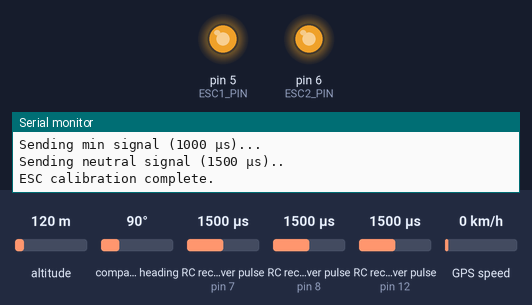
The sketch below on a simulated Arduino Uno, built with avr-gcc and run on an emulated ATmega328P. On the bench: output pins drawn as LEDs (lit = HIGH), the last lines printed to the serial monitor. Wiring (inferred from the names in the program): 3 × RC receiver channel: data pin 7 / data pin 8 / data pin 12; HMC5883L compass at I2C address 0x1E. The test bench sets the inputs (shaded band); at power-on: RC receiver pulse (sensors on pin 12, pin 7, pin 8) 1500 µs, compass heading 90°, altitude 120 m, GPS speed 0 km/h. The GPS gets a fix after 3 s at 37.7749, -122.4194 with 8 satellites.

Above: at 7.2 s.
7.3 s: RC receiver pulse (sensor on pin 12) set to 1954 µs
8.8 s: RC receiver pulse (sensor on pin 12) set to 1987 µs
At 9.7 s:
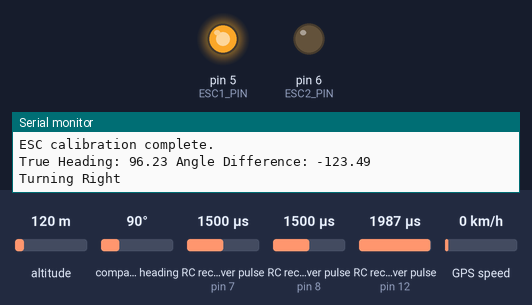
11.8 s: RC receiver pulse (sensor on pin 12) set to 1020 µs
At 13.4 s:
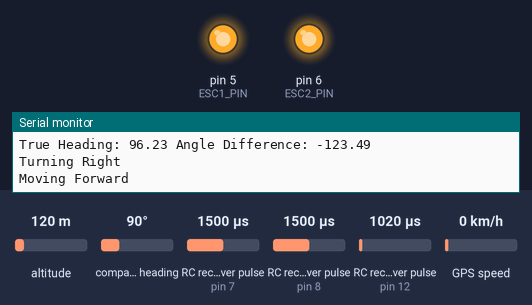
13.8 s: RC receiver pulse (sensor on pin 12) set to 1980 µs
At 14.7 s:
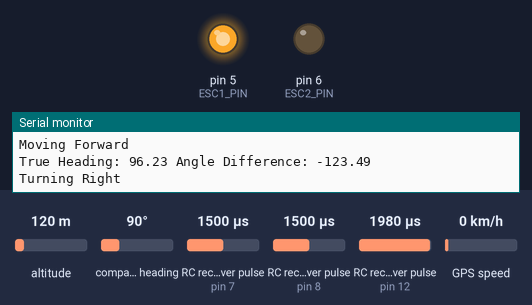
16.8 s: compass heading set to 180°
At 18.1 s:
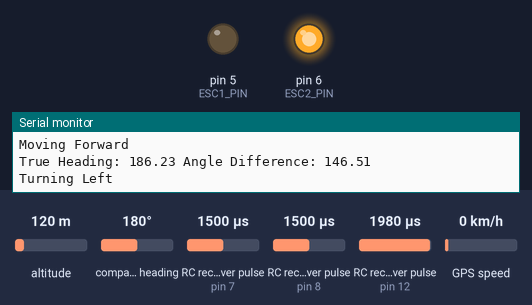
19.8 s: compass heading set to 7°
At 21.2 s:
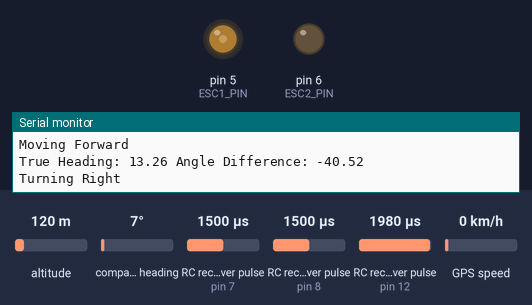
Timing chart, 0 to 23.8 s (numbered marks = the images above; inputs shaded):
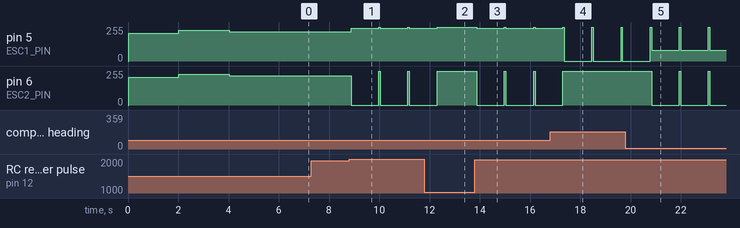

The sketch:

slv_v1.ino
```cpp
#include <Arduino.h>
#include <Wire.h>
#include <TinyGPSPlus.h>
#include <SoftwareSerial.h>
#include <math.h>

#define ch8 12
#define ch2 7
#define ch4 8
int initialFreq = 990, FinalFreq = 1980, Middlepoint = 1490;
unsigned long Switch, Movement, rotation;

#define HMC5883L_ADDR 0x1E
#define HMC5883L_REG_DATA 0x03
// Pin definitions
#define ESC1_PIN 5
#define ESC2_PIN 6

// ESC calibration timing
unsigned long calibrationTime = 2000; // Time to send max signal, in milliseconds
unsigned long minSignalTime = 2000;   // Time to send min signal, in milliseconds
unsigned long maxSignalTime = 2000;   // Time to send max signal, in milliseconds

// PWM signal range (typically between 1000 to 2000 microseconds)
int minPWM = 1000;
int maxPWM = 2000;
int neutralPWM = 1500; // Neutral signal (idle position for most ESCs)
SoftwareSerial serial_connection(2, 3);
TinyGPSPlus gps;
double lat1, lng1, lat2, lng2, magneticDeclination, trueBearing, distance;
int speed, initSpeed = 0, finalSpeed = 255;
double Target[2] = {21.4962951, 83.8977747};
double Current[2] = {0.0, 0.0};
double Kp = 2.0;

#define EARTH_RADIUS 6371.0

// Convert degrees to radians
double toRadians(double degree)
{
  return degree * (M_PI / 180.0);
}

void Calibration()
{
  Serial.println("Starting ESC calibration...");

  // Send max signal to ESCs (2000 microseconds)
  Serial.println("Sending max signal (2000 µs)...");
  analogWrite(ESC1_PIN, map(maxPWM, 0, 255, 0, 255));
  analogWrite(ESC2_PIN, map(maxPWM, 0, 255, 0, 255));
  delay(calibrationTime); // Hold max signal for calibration time

  // Send min signal to ESCs (1000 microseconds)
  Serial.println("Sending min signal (1000 µs)...");
  analogWrite(ESC1_PIN, map(minPWM, 0, 255, 0, 255));
  analogWrite(ESC2_PIN, map(minPWM, 0, 255, 0, 255));
  delay(minSignalTime); // Hold min signal for calibration time

  // Send neutral signal to ESCs (1500 microseconds)
  Serial.println("Sending neutral signal (1500 µs)..");
  analogWrite(ESC1_PIN, map(neutralPWM, 0, 255, 0, 255));
  analogWrite(ESC2_PIN, map(neutralPWM, 0, 255, 0, 255));
  delay(maxSignalTime); // Hold neutral signal for calibration time

  // End of calibration
  Serial.println("ESC calibration complete.");
}

void CurrentLocation()
{
  while (serial_connection.available())
  {
    gps.encode(serial_connection.read());
  }
  if (gps.location.isUpdated())
  {
    Current[0] = gps.location.lat();
    Current[1] = gps.location.lng();
  }
}

double haversineDistance(double lat1, double lon1, double lat2, double lon2)
{
  double dLat = toRadians(lat2 - lat1);
  double dLon = toRadians(lon2 - lon1);

  lat1 = toRadians(lat1);
  lat2 = toRadians(lat2);

  double a = sin(dLat / 2) * sin(dLat / 2) +
             cos(lat1) * cos(lat2) * sin(dLon / 2) * sin(dLon / 2);

  double c = 2 * atan2(sqrt(a), sqrt(1 - a));
  return EARTH_RADIUS * c; // Distance in km
}

double initialBearing(double lat1, double lon1, double lat2, double lon2)
{
  lat1 = toRadians(lat1);
  lat2 = toRadians(lat2);
  double dLon = toRadians(lon2 - lon1);

  double y = sin(dLon) * cos(lat2);
  double x = cos(lat1) * sin(lat2) - sin(lat1) * cos(lat2) * cos(dLon);

  double bearing = atan2(y, x);
  bearing = bearing * (180.0 / M_PI);    // Convert radians to degrees
  return fmod((bearing + 360.0), 360.0); // Normalize to 0-360 degrees
}

void initCompass()
{
  Wire.beginTransmission(HMC5883L_ADDR);
  Wire.write(0x02);
  Wire.write(0x00);
  Wire.endTransmission();
}

void readCompass(int16_t &x, int16_t &y, int16_t &z)
{
  Wire.beginTransmission(HMC5883L_ADDR);
  Wire.write(HMC5883L_REG_DATA);
  Wire.endTransmission();
  Wire.requestFrom(HMC5883L_ADDR, 6);
  if (Wire.available() == 6)
  {
    x = (Wire.read() << 8) | Wire.read();
    z = (Wire.read() << 8) | Wire.read();
    y = (Wire.read() << 8) | Wire.read();
  }
}

void turnLeft(int speed)
{
  analogWrite(ESC1_PIN, 0);
  analogWrite(ESC2_PIN, speed);
  Serial.println("Turning Left");
}
void turnRight(int speed)
{
  analogWrite(ESC1_PIN, speed);
  analogWrite(ESC2_PIN, 0);
  Serial.println("Turning Right");
}
void stop()
{
  analogWrite(ESC1_PIN, 0);
  analogWrite(ESC2_PIN, 0);
  Serial.println("Stopped, facing destination");
}

void Forward(int speed)
{
  analogWrite(ESC1_PIN, speed);
  analogWrite(ESC2_PIN, speed);
  Serial.println("Moving Forward");
}

void Angularadjust()
{
  int16_t x, y, z;
  readCompass(x, y, z);

  // Compute magnetic heading
  float magneticHeading = atan2(y, x) * 180.0 / M_PI;
  if (magneticHeading < 0)
    magneticHeading += 360;

  // Convert to true heading
  float trueHeading = magneticHeading + magneticDeclination;
  if (trueHeading > 360)
    trueHeading -= 360;
  if (trueHeading < 0)
    trueHeading += 360;

  // Calculate required rotation
  float angleDifference = trueBearing - trueHeading;
  if (angleDifference > 180)
    angleDifference -= 360;
  if (angleDifference < -180)
    angleDifference += 360;

  Serial.print("True Heading: ");
  Serial.print(trueHeading);
  Serial.print(" Angle Difference: ");
  Serial.println(angleDifference);

  // Apply P-Controller for turning speed
  int turnSpeed = Kp * abs(angleDifference);
  turnSpeed = constrain(turnSpeed, 50, 255);

  if (angleDifference > 5)
  {
    turnLeft(turnSpeed);
  }
  else if (angleDifference < -5)
  {
    turnRight(turnSpeed);
  }
  else
  {
    stop();
  }

  delay(100);
}

void LinearAdjustment()
{
  double distanceToTarget = haversineDistance(Current[0], Current[1], Target[0], Target[1]);
  double distance = distanceToTarget * 1000;
  if (distanceToTarget > 5)
  {                                                  // If more than 0.5 km away
    double error = distanceToTarget - 5;             // Error: distance from the threshold
    speed = Kp * error;                              // P controller formula
    speed = constrain(speed, initSpeed, finalSpeed); // Ensure speed remains within limits
    Forward(speed);
  }
  else
  {
    stop();
  }
}

double getApproximateDeclination(double lat, double lon)
{
  return 0.1 * lat - 0.02 * lon;
}

void Autonavigation()
{
  CurrentLocation();
  lat1 = Current[0];
  lng1 = Current[1];
  lat2 = Target[0];
  lng2 = Target[1];
  magneticDeclination = getApproximateDeclination(lat1, lng1);
  trueBearing = initialBearing(lat1, lng1, lat2, lng2);
  distance = haversineDistance(lat1, lng1, lat2, lng2);
  Angularadjust();
  delay(1000);
  LinearAdjustment();
  // Serial.println(distance,6);
  // Serial.println(magneticDeclination,6);
}

void ManualNavigation(int Movement, int rotation)
{
  if (Movement >= initialFreq - 10 && Movement <= initialFreq + 200)
  {
    Forward(150);
  }
  else if (Movement >= Middlepoint - 10 && Movement <= Middlepoint + 10)
  {
    Forward(0);
  }
  else if (Movement >= FinalFreq - 200 && Movement <= FinalFreq )
  {
    Forward(254);
  }

  if (rotation >= initialFreq  && rotation <= initialFreq + 200)
  {
    turnLeft(254);
    turnRight(0);
  }
  else if (rotation >= Middlepoint - 10 && rotation <= Middlepoint + 10)
  {
    turnLeft(0);
    turnRight(0);
  }
  else if (rotation >= FinalFreq - 200 && rotation <= FinalFreq)
  {
    turnLeft(0);
    turnRight(254);
  }
  else{
    stop();
  }
}

void setup()
{
  Serial.begin(9600);
  serial_connection.begin(9600);
  Serial.println("GPS Start, by akramslab");
  pinMode(ESC1_PIN, OUTPUT);
  pinMode(ESC2_PIN, OUTPUT);
  pinMode(ch8, INPUT);
  pinMode(ch4, INPUT);
  pinMode(ch2, INPUT);
  Calibration();
  Wire.begin();
  initCompass();
}

void loop()
{
  Switch = pulseIn(ch8, HIGH, 25000);
  Movement = pulseIn(ch2, HIGH, 25000);
  rotation = pulseIn(ch4, HIGH, 25000);
  if (Switch != 0 && Movement != 0 && rotation != 0)
  {
    if (Switch >= initialFreq - 10 && Switch <= initialFreq + 10)
    {
      ManualNavigation(Movement, rotation);
    }
    else if (Switch >= FinalFreq - 10 && Switch <= FinalFreq + 10)
    {
      Autonavigation();
    }
  }
  else
  {
    Serial.print("RC is not connected");
    stop();
  }
}
```

Measured:
- the behaviour switches between 1968 and 1969 µs on RC receiver pulse (sensor on pin 12) (found by bisection; images 0 and 1)
- after the input at 7.3 s, every drawn part: stays the same
- after the input at 8.8 s, pin 5 (ESC1_PIN): 220/255 → 246/255 after 0.08 s; pin 6 (ESC2_PIN): 220/255 → 0/255 after 0.08 s
- after the input at 11.8 s, pin 5 (ESC1_PIN), pin 6 (ESC2_PIN): goes on until 12.3 s, then stays 255/255
- after the input at 13.8 s, pin 5 (ESC1_PIN): 255/255 → 246/255 after 0.08 s; pin 6 (ESC2_PIN): 255/255 → 0/255 after 0.08 s
- after the input at 16.8 s, pin 6 (ESC2_PIN): goes on until 17.3 s, then stays 255/255
- after the input at 19.8 s, pin 6 (ESC2_PIN): 255/255 → 0/255 after 1.0 s
